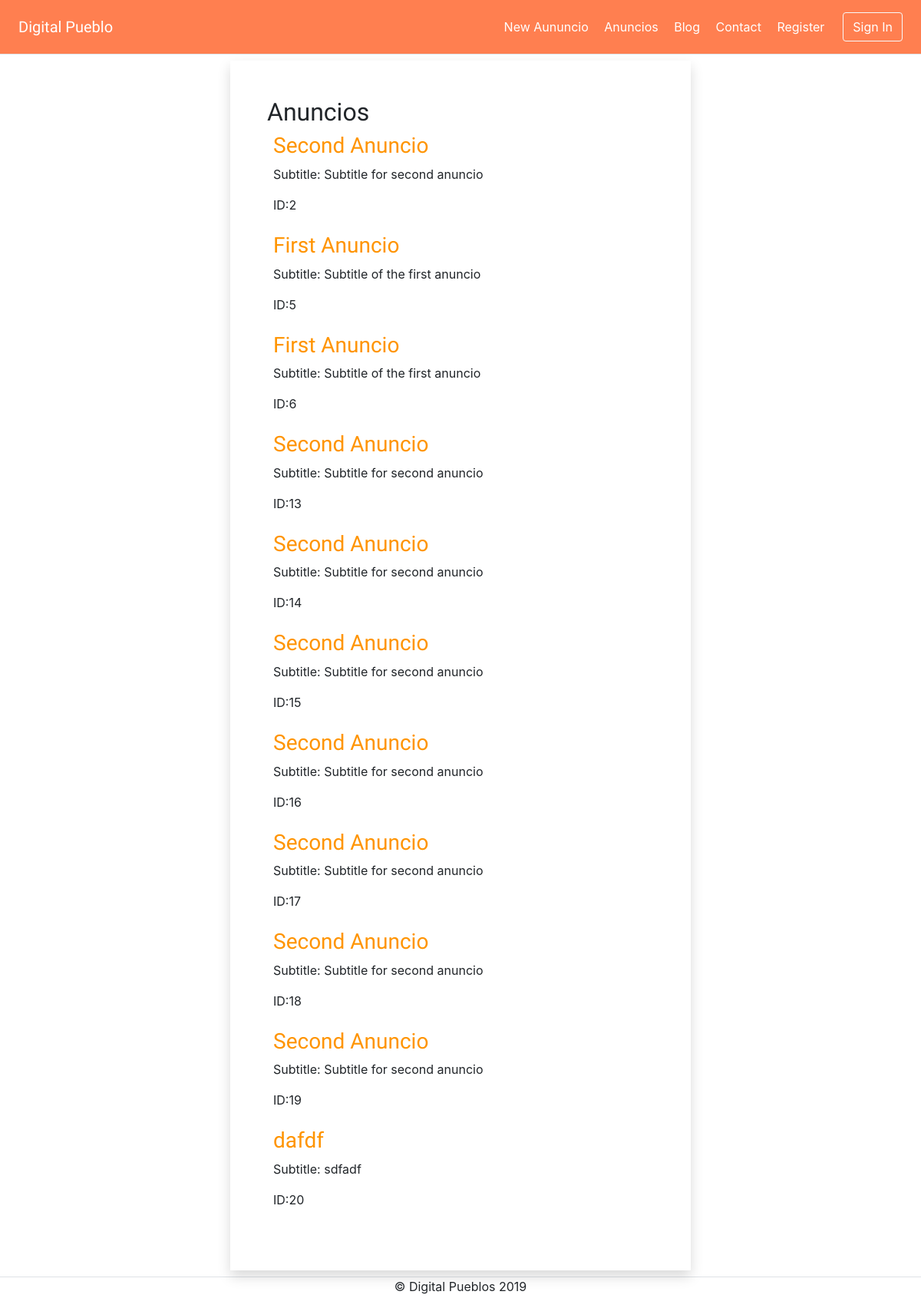
/anuncios/, run on the app's committed database.
### anuncios/models.py (models this page shows, shortened)
class Anuncio(models.Model):
    title = models.CharField(max_length=100)
    subtitle = models.CharField(max_length=100)
    email = models.EmailField()
    location = models.CharField(max_length=100)

### anuncios/views.py (the view)
# urls.py: path('anuncios/', anuncios_views.anunciosView, name='anuncios'),
def anunciosView(request):
    queryset = Anuncio.objects.all()
    return render(request, 'anuncios/anuncios.html', {'context': queryset})

### digital_pueblo/templates/anuncios/anuncios.html
{% extends 'base.html' %} {%block content %}
<div class="d-flex justify-content-center">
  <div class="shadow m-2 p-5 w-50">
    <h2>Anuncios</h2>
    <div class="d-flex flex-column m-2">
      {% for item in context %}
      <div class="mb-2">
        <h3>
          <a href="/anuncio/{{ item.pk }}" class="headers">
            {{ item.title }}
          </a>
        </h3>
        <p>Subtitle: {{ item.subtitle }}</p>
        <p>ID:{{ item.pk }}</p>
      </div>
      {% endfor %}
    </div>
  </div>
</div>
{%endblock %}

### static/main.css (style rules this page uses)
h1, h2, h3, h4, h5 { font-family: "Kalam", cursive; }
.headers { color: #ff9400; }

### data on the page
Anuncio: title "Second Anuncio", subtitle "Subtitle for second anuncio", pk "2"
Anuncio: title "First Anuncio", subtitle "Subtitle of the first anuncio", pk "5"
Anuncio: title "First Anuncio", subtitle "Subtitle of the first anuncio", pk "6"
Anuncio: title "Second Anuncio", subtitle "Subtitle for second anuncio", pk "13"
Anuncio: title "Second Anuncio", subtitle "Subtitle for second anuncio", pk "14"
Anuncio: title "Second Anuncio", subtitle "Subtitle for second anuncio", pk "15"
Anuncio: title "Second Anuncio", subtitle "Subtitle for second anuncio", pk "16"
Anuncio: title "Second Anuncio", subtitle "Subtitle for second anuncio", pk "17"
Anuncio: title "Second Anuncio", subtitle "Subtitle for second anuncio", pk "18"
Anuncio: title "Second Anuncio", subtitle "Subtitle for second anuncio", pk "19"
Anuncio: title "dafdf", subtitle "sdfadf", pk "20"
